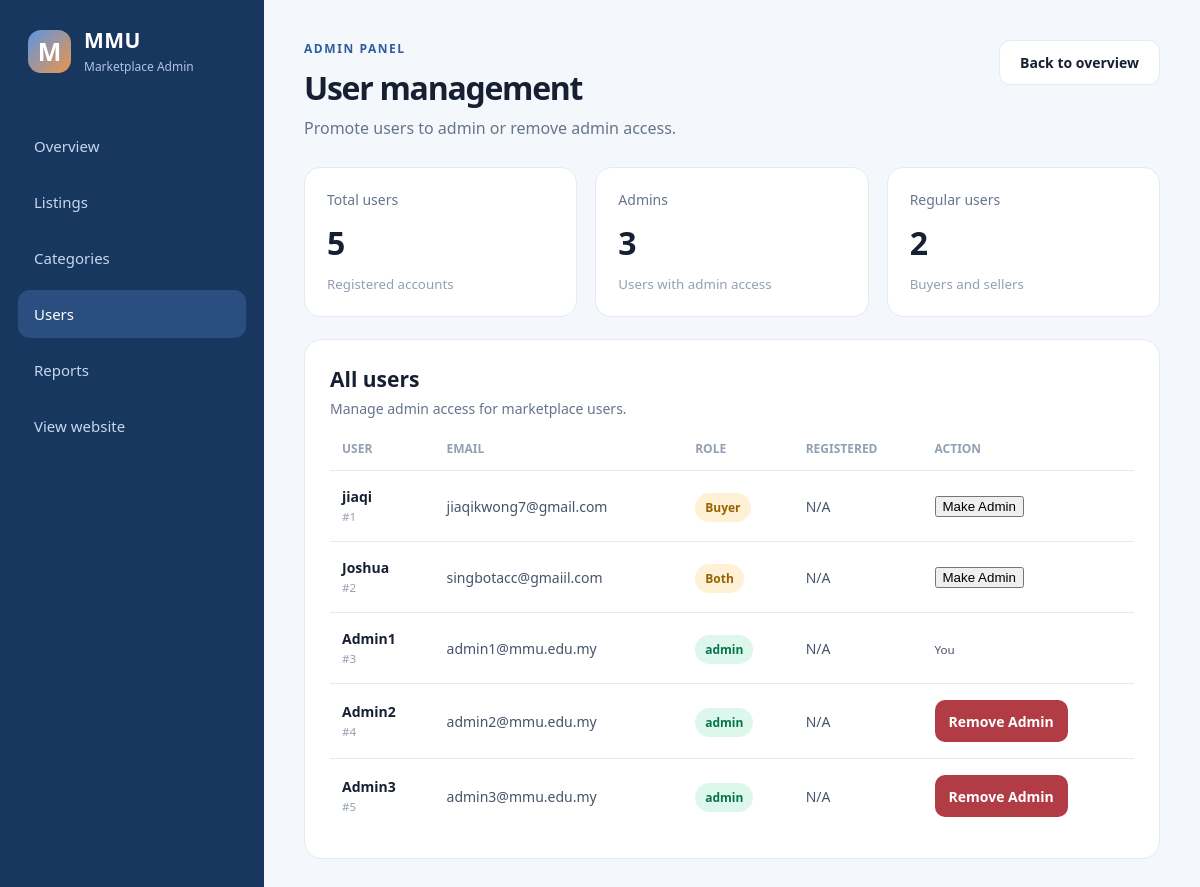
The app's page /admin/users (signed in) with its own data.
### tables this page shows
CREATE TABLE user(
                id INTEGER PRIMARY KEY AUTOINCREMENT,
                email TEXT NOT NULL UNIQUE,
                username TEXT NOT NULL,
                password TEXT NOT NULL,
                gender TEXT NOT NULL,
                role TEXT NOT NULL
                , profile_image TEXT, phone_num TEXT, address TEXT, login_count INTEGER DEFAULT 0, register_time TEXT);

### app.py (the view)
@app.route("/admin/users")
def admin_users():
    denied = check_admin()
    if denied:
        return denied
    connect = sqlite3.connect("database.db")
    cursor = connect.cursor()
    cursor.execute("""
        SELECT id, email, username, role, register_time
        FROM user ORDER BY id
    """)
    users = cursor.fetchall()
    connect.close()
    stats = {
        "total_users": len(users),
        "admin_count": sum(1 for u in users if u[3] == 'admin'),
        "regular_count": sum(1 for u in users if u[3] != 'admin')
    }
    return render_template("admin_users.html", users=users, stats=stats)

### app.py (called while the page is built)
def check_admin():
    if session.get('role') != 'admin':
        flash("Access denied. Admins only.")
        return redirect(url_for('home_page'))
    return None

### templates/admin_users.html (shortened to what this page needs)
<!DOCTYPE html>
<html lang="en">
<head>
    <link rel="stylesheet" href="{{ url_for('static', filename='css/admin.css') }}">
</head>
<body class="admin-body">
    <div class="admin-layout">
        <aside class="admin-sidebar">
            <a class="admin-brand" href="{{ url_for('home') }}">
                <span class="brand-mark">M</span>
                <span>
                    <strong>MMU</strong>
                    <small>Marketplace Admin</small>
                </span>
            </a>
            <nav class="admin-nav" aria-label="Admin navigation">
                <a href="{{ url_for('admin_dashboard') }}">Overview</a>
                <a href="{{ url_for('admin_items') }}">Listings</a>
                <a href="{{ url_for('admin_categories') }}">Categories</a>
                <a class="active" href="{{ url_for('admin_users') }}">Users</a>
                <a href="{{ url_for('admin_reports') }}">Reports</a>
                <a href="{{ url_for('home') }}">View website</a>
            </nav>
        </aside>
        <main class="admin-main">
            <header class="dashboard-header">
                <div>
                    <p class="eyebrow">ADMIN PANEL</p>
                    <h1>User management</h1>
                    <p class="dashboard-subtitle">Promote users to admin or remove admin access.</p>
                </div>
                <a class="button" href="{{ url_for('admin_dashboard') }}">Back to overview</a>
            </header>
            <section class="stat-grid" aria-label="User statistics">
                <article class="stat-card">
                    <p>Total users</p>
                    <strong>{{ stats.total_users }}</strong>
                    <small>Registered accounts</small>
                </article>
                <article class="stat-card">
                    <p>Admins</p>
                    <strong>{{ stats.admin_count }}</strong>
                    <small>Users with admin access</small>
                </article>
                <article class="stat-card">
                    <p>Regular users</p>
                    <strong>{{ stats.regular_count }}</strong>
                    <small>Buyers and sellers</small>
                </article>
            </section>
            <section class="listings-panel">
                <div class="panel-heading">
                    <div>
                        <h2>All users</h2>
                        <p>Manage admin access for marketplace users.</p>
                    </div>
                </div>
                <div class="table-wrap">
                    <table class="listing-table">
                        <thead>
                            <tr>
                                <th>User</th>
                                <th>Email</th>
                                <th>Role</th>
                                <th>Registered</th>
                                <th>Action</th>
                            </tr>
                        </thead>
                        <tbody>
                            {% for user_id, email, username, role, register_time in users %}
                            <tr>
                                <td>
                                    <strong>{{ username }}</strong>
                                    <small>#{{ user_id }}</small>
                                </td>
                                <td>{{ email }}</td>
                                <td>
                                    <span class="status status-{{ 'available' if role == 'admin' else 'reserved' }}">{{ role }}</span>
                                </td>
                                <td>{{ register_time or 'N/A' }}</td>
                                <td>
                                    {% if role == 'admin' %}
                                        {% if user_id == session.get('user_id') %}
                                        <small>You</small>
                                        {% else %}
                                        <form method="POST" action="{{ url_for('remove_admin', user_id=user_id) }}" onsubmit="return confirm('Remove admin access from {{ username }}?')">
                                            <button class="danger-button" type="submit">Remove Admin</button>
                                        </form>
                                        {% endif %}
                                    {% else %}
                                    <form method="POST" action="{{ url_for('make_admin', user_id=user_id) }}" onsubmit="return confirm('Make {{ username }} an admin?')">
                                        <button type="submit">Make Admin</button>
                                    </form>
                                    {% endif %}
                                </td>
                            </tr>
                            {% else %}
                            <tr class="empty-row">
                                <td colspan="5">No users registered yet.</td>
                            </tr>
                            {% endfor %}
                        </tbody>
                    </table>
                </div>
            </section>
        </main>
    </div>
</body>
</html>

### static/css/admin.css (style rules this page uses)
:root { --navy: #17375f; --blue: #2f5d9f; --text: #172033; --muted: #67748a; --line: #e5eaf2; --canvas: #f4f7fb; --white: #ffffff; }
* { box-sizing: border-box; }
.admin-body { margin: 0; color: var(--text); background: var(--canvas); font-family: "Segoe UI", Arial, sans-serif; }
.admin-layout { min-height: 100vh; display: flex; }
.admin-sidebar { width: 264px; padding: 26px 18px 20px; display: flex; flex-direction: column; background: var(--navy); color: #d8e5fa; }
.admin-brand { padding: 0 10px; display: flex; gap: 13px; align-items: center; color: var(--white); text-decoration: none; }
.brand-mark { width: 43px; height: 43px; display: grid; place-items: center; border-radius: 13px; background: linear-gradient(135deg, #5d95e6, #ec9547); font-size: 25px; font-weight: 700; }
.admin-brand strong { display: block; font-size: 21px; letter-spacing: .02em; }
.admin-brand small { color: #afc4e4; font-size: 12px; }
.admin-nav { margin-top: 46px; display: flex; flex-direction: column; gap: 8px; }
.admin-nav a, .admin-nav .disabled { min-height: 48px; padding: 14px 16px; border-radius: 12px; color: #c7d7f1; display: flex; align-items: center; font-size: 15px; font-weight: 500; text-decoration: none; }
.admin-nav a:hover, .admin-nav a.active { color: var(--white); background: rgba(89, 138, 209, .28); }
.admin-main { width: calc(100% - 264px); padding: 40px; }
.dashboard-header { display: flex; justify-content: space-between; align-items: flex-start; gap: 25px; margin-bottom: 28px; }
.eyebrow { margin: 0 0 9px; color: var(--blue); font-size: 12px; font-weight: 700; letter-spacing: .13em; }
.dashboard-header h1 { margin: 0 0 8px; font-size: 32px; letter-spacing: -.04em; }
.dashboard-subtitle { margin: 0; color: var(--muted); }
.button { padding: 12px 20px; border: 1px solid var(--line); border-radius: 11px; color: var(--text); background: var(--white); text-decoration: none; font-size: 14px; font-weight: 600; }
.stat-grid { margin-bottom: 22px; display: grid; grid-template-columns: repeat(auto-fit, minmax(180px, 1fr)); gap: 18px; }
.stat-card { padding: 22px; border: 1px solid var(--line); border-radius: 16px; background: var(--white); }
.stat-card p { margin: 0 0 12px; color: var(--muted); font-size: 14px; }
.stat-card strong { display: block; margin-bottom: 8px; color: var(--text); font-size: 32px; }
.stat-card small { color: #93a0b4; }
.listings-panel { padding: 25px; border: 1px solid var(--line); border-radius: 18px; background: var(--white); }
.panel-heading { margin-bottom: 22px; display: flex; justify-content: space-between; align-items: center; gap: 20px; }
.panel-heading h2 { margin: 0 0 6px; font-size: 21px; }
.panel-heading p { margin: 0; color: var(--muted); font-size: 14px; }
.table-wrap { overflow-x: auto; }
.listing-table { width: 100%; border-collapse: collapse; text-align: left; }
.listing-table th { padding: 0 12px 13px; color: #93a0b4; font-size: 12px; text-transform: uppercase; }
.listing-table td { padding: 16px 12px; border-top: 1px solid var(--line); color: #46536a; font-size: 14px; }
.listing-table td:first-child strong { display: block; color: var(--text); }
.listing-table td:first-child small { color: #93a0b4; }
.status { padding: 6px 10px; border-radius: 20px; font-size: 12px; font-weight: 600; }
.status-available { color: #05734e; background: #def7ec; }
.status-reserved { color: #986100; background: #fff1d6; }
.inline-category-form button, .category-create-form button, .danger-button { min-height: 42px; padding: 0 14px; border: 0; border-radius: 10px; color: var(--white); background: var(--blue); font: inherit; font-size: 14px; font-weight: 700; cursor: pointer; white-space: nowrap; }
.danger-button { background: #b13c46; }

### records on screen
user: username "jiaqi", id "1", email "jiaqikwong7@gmail.com", role "Buyer", register_time "N/A"
user: username "Joshua", id "2", email "singbotacc@gmaiil.com", role "Both", register_time "N/A"
user: username "Admin1", id "3", email "admin1@mmu.edu.my", role "admin", register_time "N/A", shows "You"
user: username "Admin2", id "4", email "admin2@mmu.edu.my", role "admin", register_time "N/A"
user: username "Admin3", id "5", email "admin3@mmu.edu.my", role "admin", register_time "N/A"

### other values on screen
{{ stats.total_users }} "5"
{{ stats.admin_count }} "3"
{{ stats.regular_count }} "2"
